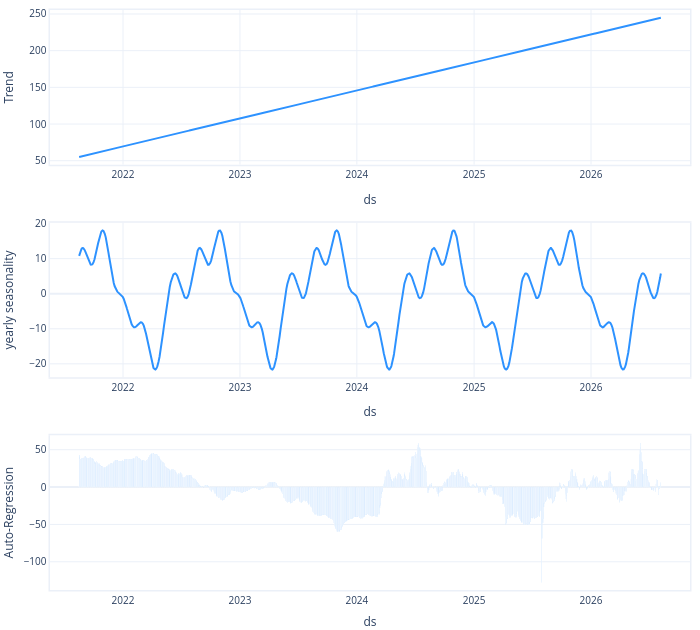

The notebook cell this image was saved under:
### Code cell
today = datetime.today()
start_date = (today - relativedelta(years=5)).strftime("%Y-%m-%d")
end_date = today.strftime("%Y-%m-%d")

ticker='2317'
df = api.taiwan_stock_daily(
    stock_id=ticker, start_date=start_date, end_date=end_date
)
df = df[["date", "close"]]
df.columns = ["ds", "y"]
df["ds"] = pd.to_datetime(df["ds"])

print('lags', best_pacf_lag(df["y"]))
# 訓練模型
m = NeuralProphet(
    n_changepoints=0,
    yearly_seasonality=True,
    weekly_seasonality=False,
    daily_seasonality=False,
    n_lags=best_pacf_lag(df["y"])
)
m.fit(df, epochs=100, batch_size=32, early_stopping=True)
forecast = m.predict(df)
m.plot_components(forecast)

### Figure 1 — Plotly figure (JSON) as saved in the notebook; plotly's stock layout.template omitted (floating-point values rounded to 4 significant figures; data arrays with more than 128 entries replaced by an {"elided": "..."} marker saying what was removed)
{"data": [{"line": {"color": "#2d92ff", "width": 2}, "mode": "lines", "name": "Trend", "showlegend": false, "type": "scatter", "x": {"elided": "1299 str values"}, "xaxis": "x", "y": {"elided": "1299 float values"}, "yaxis": "y"}, {"line": {"color": "#2d92ff", "width": 2}, "mode": "lines", "name": "yearly seasonality", "showlegend": false, "type": "scatter", "x": {"elided": "1299 str values"}, "xaxis": "x2", "y": {"elided": "1299 float values"}, "yaxis": "y2"}, {"marker": {"color": "#2d92ff"}, "name": "Auto-Regression", "opacity": 1, "showlegend": false, "type": "bar", "x": {"elided": "1299 str values"}, "xaxis": "x3", "y": {"elided": "1299 float values"}, "yaxis": "y3"}], "layout": {"autosize": true, "barmode": "overlay", "font": {"size": 10}, "height": 630, "hovermode": "x unified", "legend": {"traceorder": "reversed", "y": 0.1}, "margin": {"b": 0, "l": 0, "pad": 0, "r": 10, "t": 10}, "title": {"font": {"size": 12}}, "width": 700, "xaxis": {"anchor": "y", "domain": [0, 1], "linewidth": 1.5, "mirror": true, "range": ["2021-05-18T00:00:00", "2026-11-06T00:00:00"], "showline": true, "title": {"text": "ds"}, "type": "date"}, "xaxis2": {"anchor": "y2", "domain": [0, 1], "linewidth": 1.5, "mirror": true, "range": ["2021-05-18T00:00:00", "2026-11-06T00:00:00"], "showline": true, "title": {"text": "ds"}, "type": "date"}, "xaxis3": {"anchor": "y3", "domain": [0, 1], "linewidth": 1.5, "mirror": true, "range": ["2021-05-18T00:00:00", "2026-11-06T00:00:00"], "showline": true, "title": {"text": "ds"}, "type": "date"}, "yaxis": {"anchor": "x", "domain": [0.7333, 1], "linewidth": 1.5, "mirror": true, "rangemode": "normal", "showline": true, "title": {"text": "Trend"}}, "yaxis2": {"anchor": "x2", "domain": [0.3667, 0.6333], "linewidth": 1.5, "mirror": true, "rangemode": "tozero", "showline": true, "title": {"text": "yearly seasonality"}}, "yaxis3": {"anchor": "x3", "domain": [0, 0.2667], "linewidth": 1.5, "mirror": true, "rangemode": "tozero", "showline": true, "title": {"text": "Auto-Regression"}}}}
